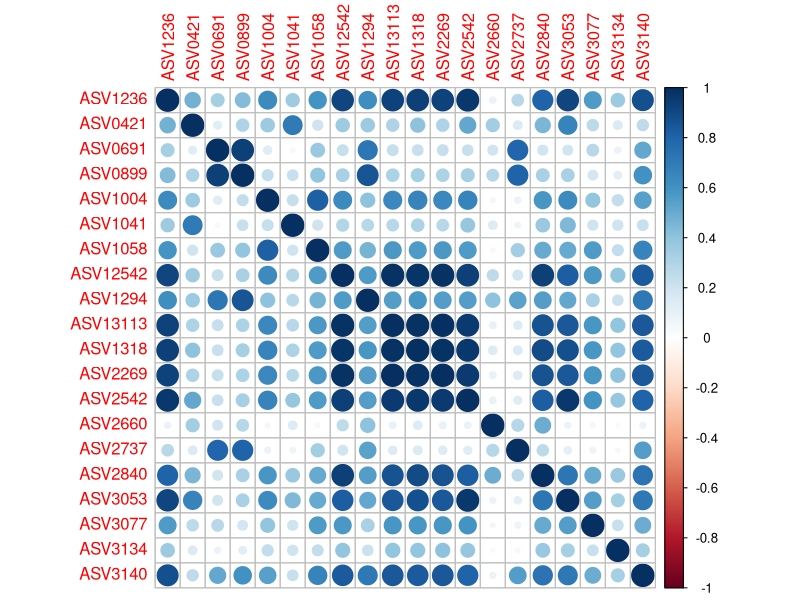
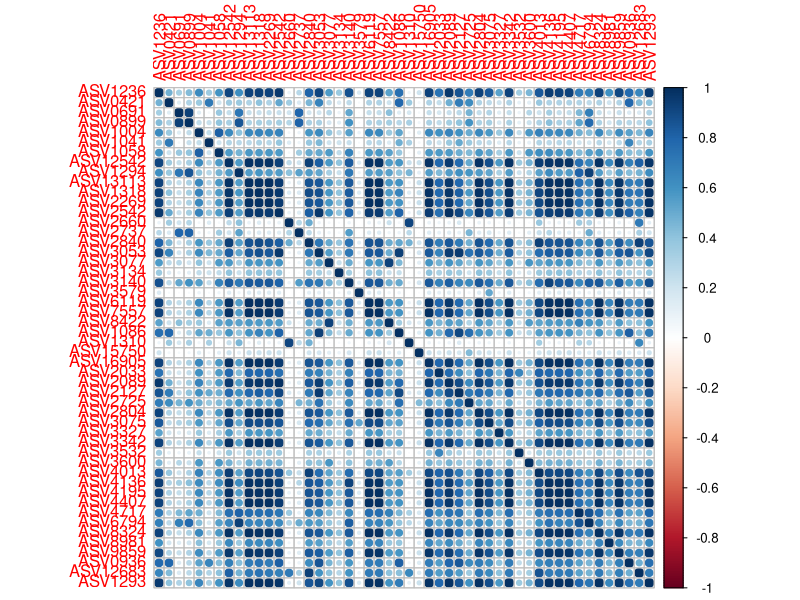

Source code (R) for these figures, in order:
## ---- chunk 1
knitr::opts_chunk$set(echo = TRUE)
suppressMessages(library(tidyverse))
## ---- chunk 2
read_csv("../output/lr_data.csv") %>% 
  mutate(Clade = as.factor(Clade)) -> lr_data
## ---- chunk 3

cor_matrix_lr_data <- cor(lr_data[,-c(1,2)])

cor_matrix_lr_data[1:20,1:20]
## ---- chunk 4
png(filename = "../plots/top20_corr_clade_c.png",
    width = 1200, height = 800)

library(corrplot)
top20_corr_clade_c <- corrplot(cor_matrix_lr_data[1:20, 1:20], 
                               method = "circle")

## ---- chunk 5
png(filename = "../plots/top50_corr_clade_c.png",
    width = 1200, height = 800)

library(corrplot)
top50_corr_clade_c <- corrplot(cor_matrix_lr_data[1:50, 1:50], 
                               method = "circle")

## ---- chunk 6

## ---- chunk 7

## ---- chunk 8

